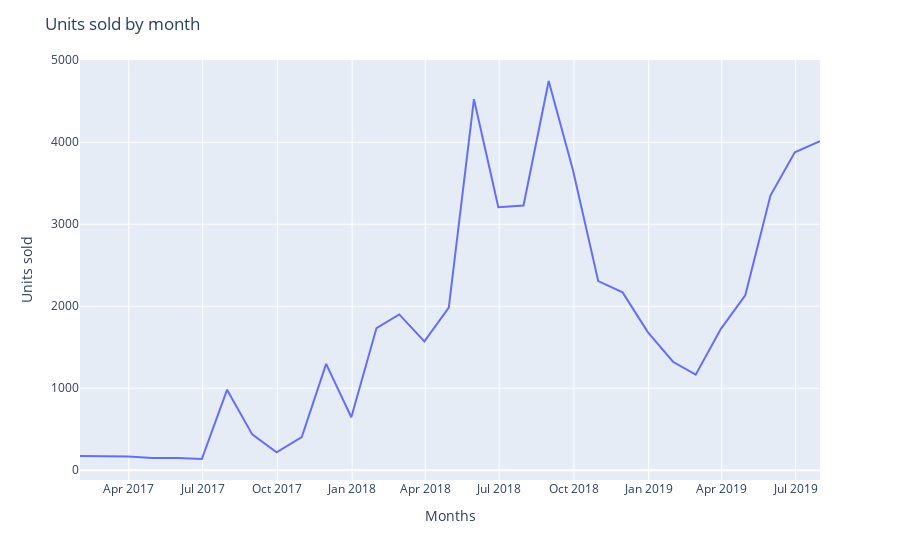

Source (notebook cell):
### Code cell
fig = px.line(df,x = df.index ,y='sales')
fig.update_layout(title='Units sold by month',  
                  xaxis_title="Months",
                  yaxis_title=" Units sold"
                  )
fig.show()

### Figure 1 — Plotly figure (JSON) as saved in the notebook; plotly's stock layout.template omitted (floating-point values rounded to 4 significant figures)
{"data": [{"hovertemplate": "date=%{x}<br>sales=%{y}<extra></extra>", "legendgroup": "", "line": {"color": "#636efa", "dash": "solid"}, "marker": {"symbol": "circle"}, "mode": "lines", "name": "", "orientation": "v", "showlegend": false, "type": "scatter", "x": ["2017-01-31T00:00:00", "2017-02-28T00:00:00", "2017-03-31T00:00:00", "2017-04-30T00:00:00", "2017-05-31T00:00:00", "2017-06-30T00:00:00", "2017-07-31T00:00:00", "2017-08-31T00:00:00", "2017-09-30T00:00:00", "2017-10-31T00:00:00", "2017-11-30T00:00:00", "2017-12-31T00:00:00", "2018-01-31T00:00:00", "2018-02-28T00:00:00", "2018-03-31T00:00:00", "2018-04-30T00:00:00", "2018-05-31T00:00:00", "2018-06-30T00:00:00", "2018-07-31T00:00:00", "2018-08-31T00:00:00", "2018-09-30T00:00:00", "2018-10-31T00:00:00", "2018-11-30T00:00:00", "2018-12-31T00:00:00", "2019-01-31T00:00:00", "2019-02-28T00:00:00", "2019-03-31T00:00:00", "2019-04-30T00:00:00", "2019-05-31T00:00:00", "2019-06-30T00:00:00", "2019-07-31T00:00:00"], "xaxis": "x", "y": [173, 172, 166, 148, 150, 137, 981, 437, 219, 405, 1297, 646, 1734, 1900, 1572, 1983, 4525, 3207, 3228, 4747, 3656, 2306, 2169, 1685, 1323, 1165, 1725, 2133, 3350, 3877, 4012], "yaxis": "y"}], "layout": {"legend": {"tracegroupgap": 0}, "margin": {"t": 60}, "title": {"text": "Units sold by month"}, "xaxis": {"anchor": "y", "domain": [0, 1], "title": {"text": "Months"}}, "yaxis": {"anchor": "x", "domain": [0, 1], "title": {"text": " Units sold"}}}}
